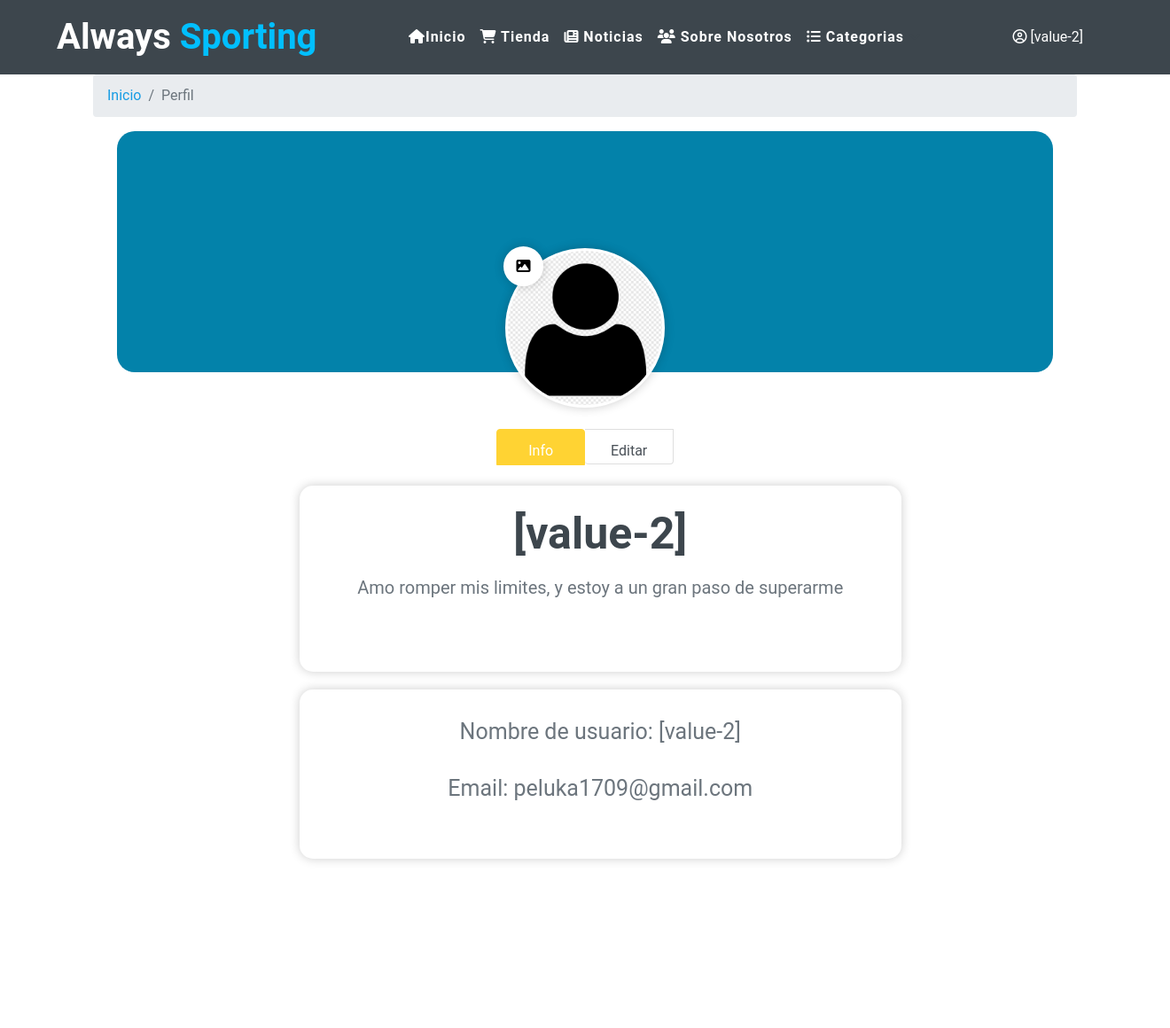
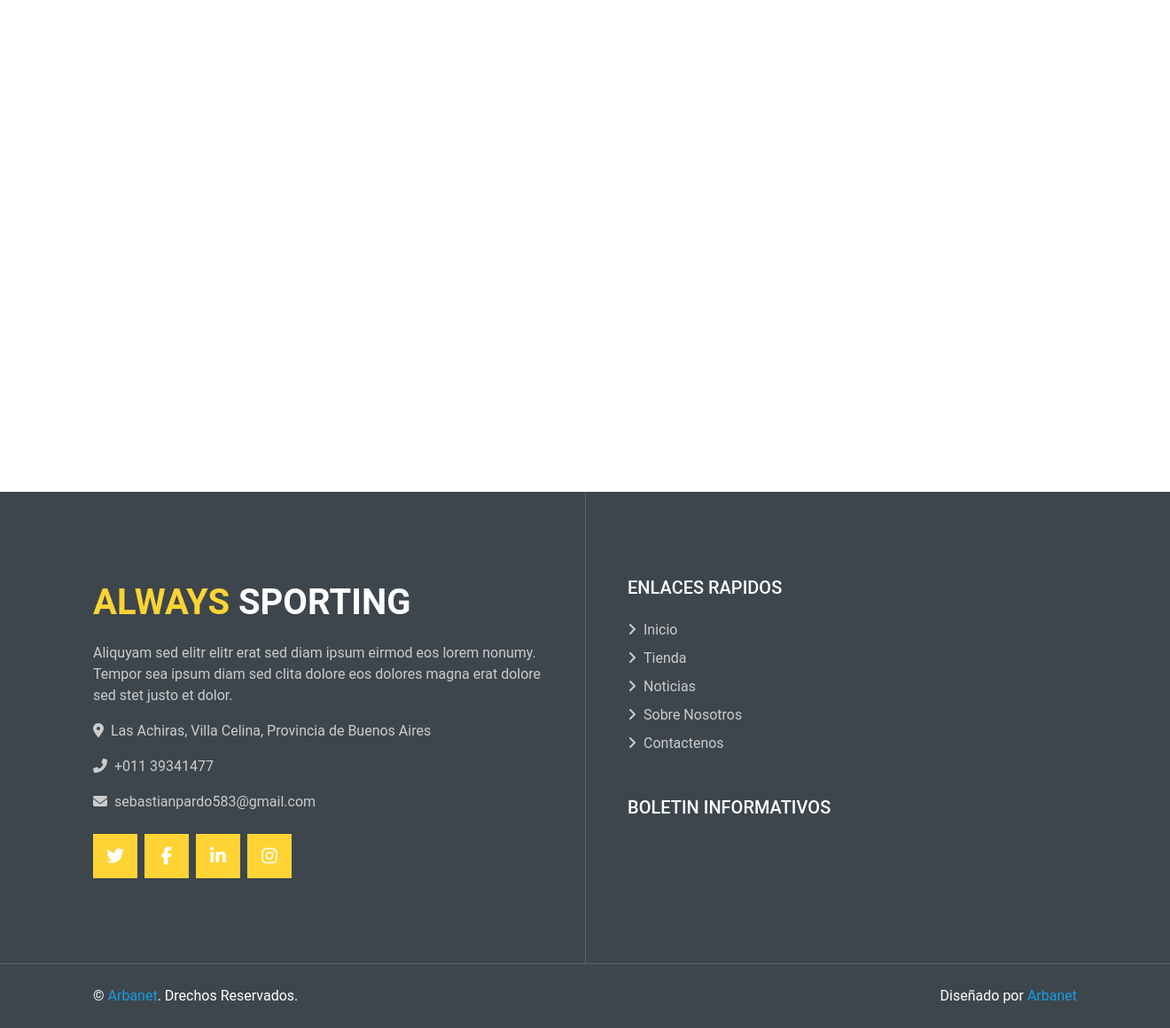
/my_perfil.php (signed in), run on the app's committed database (2 pictures, top to bottom).
### tables this page shows
CREATE TABLE `usuarios` (
  `id` int(11) UNSIGNED NOT NULL,
  `user_name` varchar(50) NOT NULL,
  `contra` varchar(100) NOT NULL,
  `email` varchar(50) NOT NULL,
  `rol` int(11) NOT NULL,
  `fecha_alta` datetime NOT NULL,
  `fecha_baja` datetime DEFAULT NULL,
  `descrip` varchar(500) NOT NULL DEFAULT 'Sin Descripcion',
  `foto` varchar(2000) NOT NULL
);

### my_perfil.php (called while the page is built, shortened)
<?php
require_once "includes/config.php";
$consulta = "SELECT * FROM usuarios WHERE id = '" . $_SESSION['usuario']['id'] . "'";
$query = mysqli_query($conn, $consulta);
$usser = mysqli_fetch_all($query, MYSQLI_ASSOC);
require_once "views/layout.php";

### views/my_perfil.php (the view, shortened to what this page needs)
<link rel="stylesheet" href="css/my_perfil.css">
<link href="css/style.css" rel="stylesheet">
<div class="container">
    <?php foreach ($usser as $usu) { ?>
        <nav aria-label="breadcrumb">
            <ol class="breadcrumb">
                <li class="breadcrumb-item"><a href="index.php" class="link-info" style="text-decoration: none;">Inicio</a>
                </li>
                <li class="breadcrumb-item active" aria-current="page"><a class="link-dark"
                        style="text-decoration: none;">Perfil</a></li>
            </ol>
        </nav>
    </div>
    <section class="perfil-user">
        <div class="user-header">
            <div class="user-portada">
                <div class="user-avatar">
                    <img src="img/usuarios/<?php echo $usu['foto']?>" alt="imagen portada">
                    <button type="file" class="boton-avatar"><i class="fa-solid fa-image"></i></button>
                </div>
            </div>
        </div>
        <div class="list-group list-group-horizontal-sm text-md-center" style="height:40px; width:200px;">
            <a class="list-group-item list-group-item-action active" id="home-list-item" data-bs-toggle="list"
                href="#home">Info</a>
            <a class="list-group-item list-group-item-action" id="profile-list-item" data-bs-toggle="list"
                href="#profile">Editar</a>
        </div><br>
        <div class="tab-content profile-tab" id="myTabContent">
            <div class="tab-pane fade show active" id="home"style="margin-right: -110px">
                <div class="user-body">
                    <div class="user-desc">
                        <h3 class="titulo">
                            <ul class="list-inline">
                                <?php echo $usu['user_name'] ?>
                            </ul>
                        </h3>
                        <ul class="list-inline">
                            <p class="list-inline-item">
                                <?php echo $usu['descrip'] ?>
                            </p>
                        </ul>
                    </div>
                    <div class="user-info">
                        <div class="user-datos">
                            <p>Nombre de usuario:
                                <?php echo $usu['user_name'] ?>
                            </p>
                            <ul class="list-inline">
                                <p class="list-inline-item">Email:
                                    <?php echo $usu['email'] ?>
                                </p>
                            </ul>
                        </div>
                    </div>
                </div>
            </div>
    </section>
<?php } ?>

### css/xd.css (style rules this page uses)
body,html { height: 100%; width: 100%; margin: 0; padding: 0; background: #ffffff !important; }

### css/my_perfil.css (style rules this page uses)
.perfil-user .user-body, .perfil-user { display: flex; flex-wrap: wrap; flex-direction: column; align-items: center; }
.perfil-user .user-header { width: 100%; display: flex; justify-content: center; margin-bottom: 4rem; }
.perfil-user .user-portada { display: block; position: relative; width: 80%; height: 17rem; background: #0382aa; border-radius: 20px; }
.perfil-user .user-avatar { display: flex; width: 180px; height: 180px; align-items: center; justify-content: center; border: 3px solid #fff; background-color: #fff; border-radius: 50%; box-shadow: 0 0 12px rgba(0, 0, 0, .2); position: absolute; bottom: -40px; left: calc(50% - 90px); z-index: 1; }
.perfil-user .user-avatar img { width: 100%; position: relative; border-radius: 50%; }
.perfil-user .user-avatar .boton-avatar { position: absolute; left: -5px; top: -5px; border: 0; background-color: #fff; box-shadow: 0 0 12px rgba(0, 0, 0, .2); width: 45px; height: 45px; border-radius: 50%; cursor: pointer; border: 2px solid #fff; }
.perfil-user .user-body { width: 90%; }
.perfil-user .user-info, .perfil-user .user-desc { display: block; flex-wrap: wrap; padding: 1.5rem 2rem; box-shadow: 0 0 12px rgba(0, 0, 0, .2); background-color: #fff; border-radius: 15px; text-align: center; width: 100%; }
.perfil-user .user-desc { margin-bottom: 1.25rem; text-align: center; }
.perfil-user .user-desc h3 { font-size: 50px; }
.perfil-user .user-desc p { font-size: 20px; }
.perfil-user .user-datos { width: 100%; }
.perfil-user .user-datos p { padding: 5px 0; font-size: 25px; }

### data on the page
usuarios: foto (picture), user_name "[value-2]", descrip "Amo romper mis limites, y estoy a un gran paso de superarme", email "peluka1709@gmail.com"

### other printed values
$_SESSION['usuario']['user_name'] "[value-2]"
